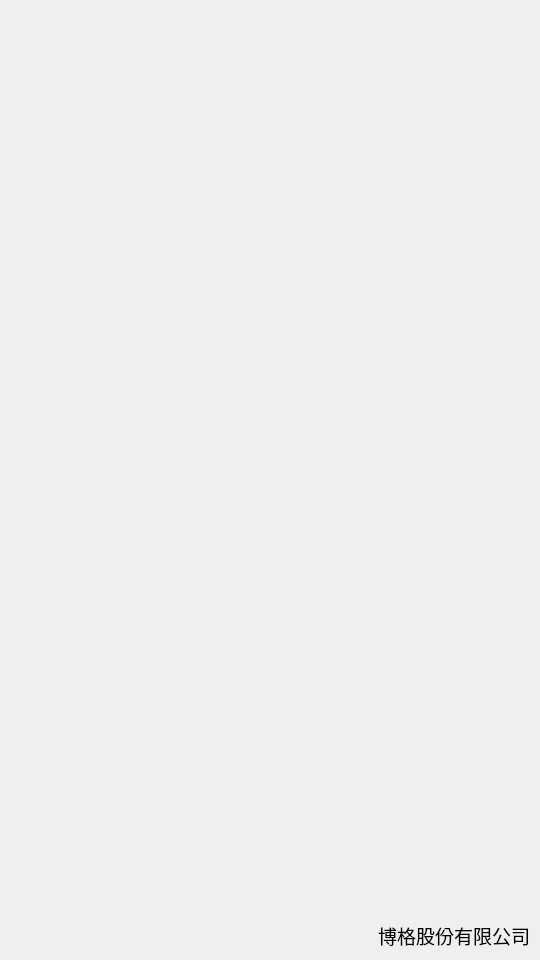
<?xml version="1.0" encoding="UTF-8"?>
<ui version="4.0">
 <class>StageStart</class>
 <widget class="QWidget" name="StageStart">
  <property name="geometry">
   <rect>
    <x>0</x>
    <y>0</y>
    <width>540</width>
    <height>960</height>
   </rect>
  </property>
  <property name="windowTitle">
   <string>Form</string>
  </property>
  <layout class="QGridLayout" name="gridLayout">
   <property name="leftMargin">
    <number>0</number>
   </property>
   <property name="topMargin">
    <number>0</number>
   </property>
   <property name="rightMargin">
    <number>0</number>
   </property>
   <property name="bottomMargin">
    <number>0</number>
   </property>
   <property name="spacing">
    <number>0</number>
   </property>
   <item row="0" column="0">
    <widget class="QWidget" name="wBg" native="true">
     <layout class="QGridLayout" name="gridLayout_2" rowstretch="8,3,1" rowminimumheight="8,3,1">
      <property name="leftMargin">
       <number>0</number>
      </property>
      <property name="topMargin">
       <number>0</number>
      </property>
      <property name="rightMargin">
       <number>0</number>
      </property>
      <property name="bottomMargin">
       <number>0</number>
      </property>
      <property name="horizontalSpacing">
       <number>0</number>
      </property>
      <property name="verticalSpacing">
       <number>10</number>
      </property>
      <item row="2" column="0">
       <widget class="QWidget" name="wHead" native="true">
        <layout class="QGridLayout" name="gridLayout_3" columnstretch="2,0">
         <property name="leftMargin">
          <number>10</number>
         </property>
         <property name="topMargin">
          <number>10</number>
         </property>
         <property name="rightMargin">
          <number>10</number>
         </property>
         <property name="bottomMargin">
          <number>10</number>
         </property>
         <item row="0" column="1">
          <widget class="QWidget" name="widget_2" native="true">
           <layout class="QGridLayout" name="gridLayout_4">
            <property name="leftMargin">
             <number>0</number>
            </property>
            <property name="topMargin">
             <number>0</number>
            </property>
            <property name="rightMargin">
             <number>0</number>
            </property>
            <property name="bottomMargin">
             <number>0</number>
            </property>
            <property name="spacing">
             <number>0</number>
            </property>
            <item row="0" column="0">
             <widget class="QLabel" name="label">
              <property name="font">
               <font>
                <family>Aharoni</family>
                <pointsize>14</pointsize>
                <weight>50</weight>
                <bold>false</bold>
               </font>
              </property>
              <property name="text">
               <string>博格股份有限公司</string>
              </property>
              <property name="alignment">
               <set>Qt::AlignBottom|Qt::AlignLeading|Qt::AlignLeft</set>
              </property>
             </widget>
            </item>
           </layout>
          </widget>
         </item>
         <item row="0" column="0">
          <widget class="QWidget" name="wLogo" native="true"/>
         </item>
        </layout>
       </widget>
      </item>
      <item row="1" column="0">
       <widget class="QWidget" name="wEnd" native="true"/>
      </item>
      <item row="0" column="0">
       <widget class="QWidget" name="wBody" native="true">
        <layout class="QGridLayout" name="gridLayout_5">
         <property name="leftMargin">
          <number>80</number>
         </property>
         <property name="topMargin">
          <number>20</number>
         </property>
         <property name="rightMargin">
          <number>80</number>
         </property>
         <property name="bottomMargin">
          <number>0</number>
         </property>
         <property name="horizontalSpacing">
          <number>0</number>
         </property>
         <item row="0" column="0" colspan="2">
          <widget class="QStackedWidget" name="stackedWidget">
           <property name="sizePolicy">
            <sizepolicy hsizetype="Expanding" vsizetype="Expanding">
             <horstretch>0</horstretch>
             <verstretch>0</verstretch>
            </sizepolicy>
           </property>
           <property name="currentIndex">
            <number>0</number>
           </property>
           <widget class="LayerVideo" name="wVideo"/>
           <widget class="LayerPhoto" name="wPhoto"/>
          </widget>
         </item>
        </layout>
       </widget>
      </item>
     </layout>
    </widget>
   </item>
  </layout>
 </widget>
 <customwidgets>
  <customwidget>
   <class>LayerVideo</class>
   <extends>QWidget</extends>
   <header>LayerVideo.h</header>
   <container>1</container>
  </customwidget>
  <customwidget>
   <class>LayerPhoto</class>
   <extends>QWidget</extends>
   <header>LayerPhoto.h</header>
   <container>1</container>
  </customwidget>
 </customwidgets>
 <resources/>
 <connections/>
</ui>
